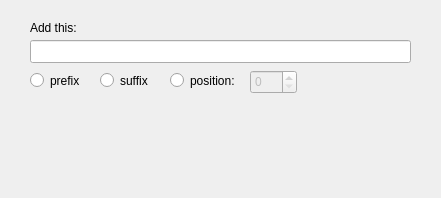
<?xml version="1.0" encoding="UTF-8"?>
<ui version="4.0">
 <class>InsertOperation</class>
 <widget class="QWidget" name="InsertOperation">
  <property name="geometry">
   <rect>
    <x>0</x>
    <y>0</y>
    <width>441</width>
    <height>198</height>
   </rect>
  </property>
  <property name="windowTitle">
   <string>Form</string>
  </property>
  <widget class="QRadioButton" name="insertSuffix">
   <property name="geometry">
    <rect>
     <x>100</x>
     <y>70</y>
     <width>61</width>
     <height>21</height>
    </rect>
   </property>
   <property name="text">
    <string>suffix</string>
   </property>
  </widget>
  <widget class="QLabel" name="insertLabel">
   <property name="geometry">
    <rect>
     <x>30</x>
     <y>20</y>
     <width>59</width>
     <height>15</height>
    </rect>
   </property>
   <property name="text">
    <string>Add this:</string>
   </property>
  </widget>
  <widget class="QLineEdit" name="lineEdit">
   <property name="geometry">
    <rect>
     <x>30</x>
     <y>40</y>
     <width>381</width>
     <height>23</height>
    </rect>
   </property>
  </widget>
  <widget class="QRadioButton" name="radioButton">
   <property name="geometry">
    <rect>
     <x>170</x>
     <y>70</y>
     <width>81</width>
     <height>21</height>
    </rect>
   </property>
   <property name="text">
    <string>position:</string>
   </property>
  </widget>
  <widget class="QSpinBox" name="spinBox">
   <property name="enabled">
    <bool>false</bool>
   </property>
   <property name="geometry">
    <rect>
     <x>250</x>
     <y>70</y>
     <width>47</width>
     <height>24</height>
    </rect>
   </property>
  </widget>
  <widget class="QRadioButton" name="insertPrefix">
   <property name="geometry">
    <rect>
     <x>30</x>
     <y>70</y>
     <width>61</width>
     <height>21</height>
    </rect>
   </property>
   <property name="text">
    <string>prefix</string>
   </property>
  </widget>
 </widget>
 <resources/>
 <connections/>
</ui>
